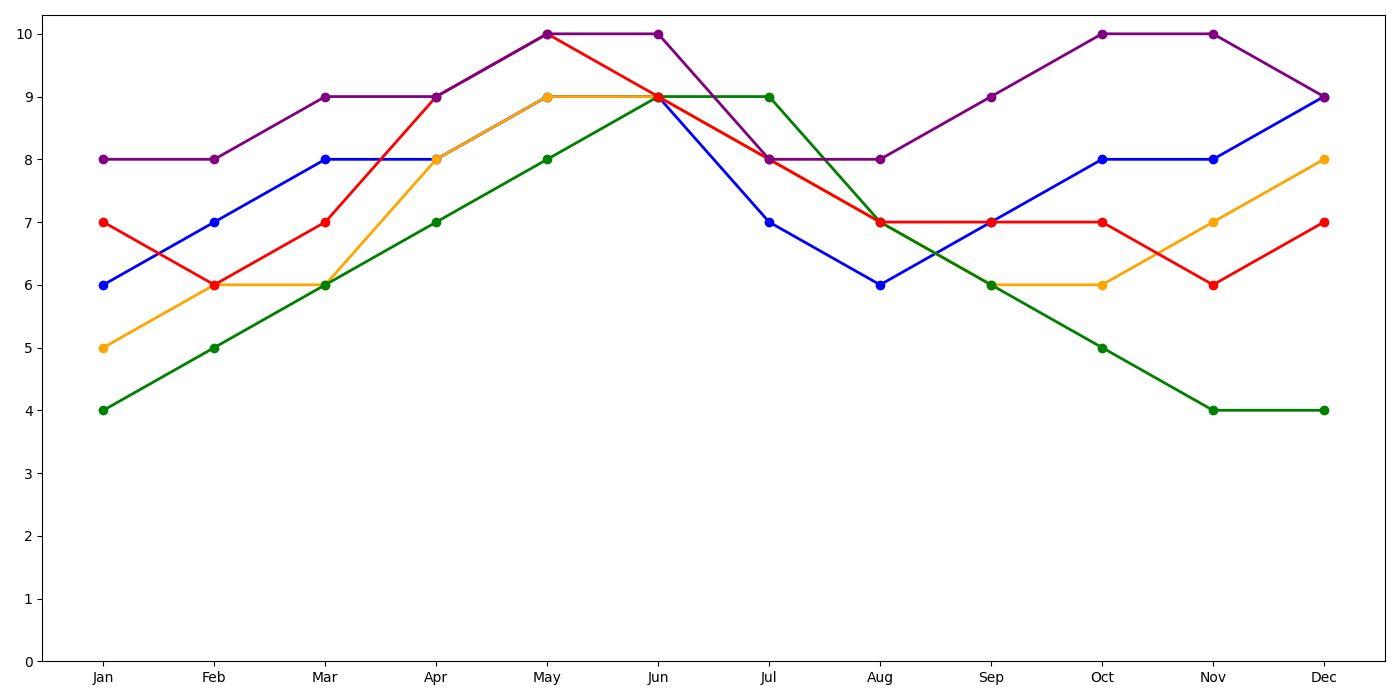

The Python source for this figure:
import matplotlib.pyplot as plt
import numpy as np

months = np.array(['Jan', 'Feb', 'Mar', 'Apr', 'May', 'Jun', 'Jul', 'Aug', 'Sep', 'Oct', 'Nov', 'Dec'])
interest_data = {
    'Coding': np.array([6, 7, 8, 8, 9, 9, 7, 6, 7, 8, 8, 9]),
    'Cooking': np.array([5, 6, 6, 8, 9, 9, 8, 7, 6, 6, 7, 8]),
    'Gardening': np.array([4, 5, 6, 7, 8, 9, 9, 7, 6, 5, 4, 4]),
    'Hiking': np.array([7, 6, 7, 9, 10, 9, 8, 7, 7, 7, 6, 7]),
    'Reading': np.array([8, 8, 9, 9, 10, 10, 8, 8, 9, 10, 10, 9])
}

colors = {
    'Coding': 'blue',
    'Cooking': 'orange',
    'Gardening': 'green',
    'Hiking': 'red',
    'Reading': 'purple'
}

fig, ax = plt.subplots(figsize=(14, 7))
for hobby, interest in interest_data.items():
    ax.plot(months, interest, marker='o', color=colors[hobby], linewidth=2)

ax.set_xticks(months)
ax.set_yticks(np.arange(0, 11, 1))

plt.tight_layout()
plt.show()
